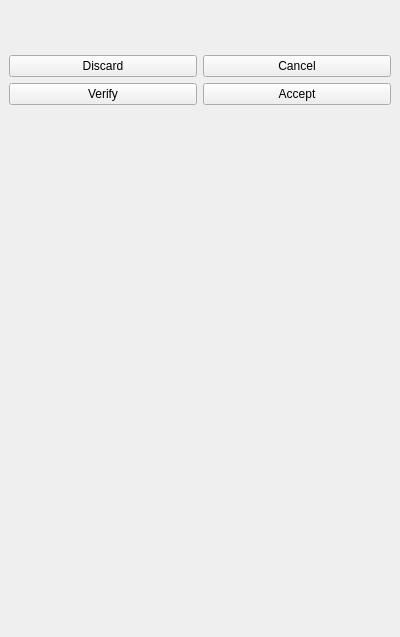
<?xml version="1.0" encoding="UTF-8"?>
<ui version="4.0">
 <class>AstrolabeDockWidgetBase</class>
 <widget class="QDockWidget" name="AstrolabeDockWidgetBase">
  <property name="geometry">
   <rect>
    <x>0</x>
    <y>0</y>
    <width>400</width>
    <height>637</height>
   </rect>
  </property>
  <property name="allowedAreas">
   <set>Qt::LeftDockWidgetArea|Qt::RightDockWidgetArea</set>
  </property>
  <property name="windowTitle">
   <string>Astrolabe</string>
  </property>
  <widget class="QWidget" name="mDockWidget">
   <layout class="QVBoxLayout" name="mOverallLayout" stretch="1,1">
    <item>
     <layout class="QVBoxLayout" name="mTopOrLeftSideLayout" stretch="0,0,0,1">
      <item>
       <layout class="QHBoxLayout" name="mSelectorLayout" stretch="1,1">
        <item>
         <widget class="wsfg::spaceg::PlatformSelector" name="mPlatformSelector" native="true"/>
        </item>
        <item>
         <spacer name="horizontalSpacer">
          <property name="orientation">
           <enum>Qt::Horizontal</enum>
          </property>
          <property name="sizeHint" stdset="0">
           <size>
            <width>40</width>
            <height>20</height>
           </size>
          </property>
         </spacer>
        </item>
       </layout>
      </item>
      <item>
       <widget class="QLabel" name="mStatusLabel">
        <property name="text">
         <string/>
        </property>
       </widget>
      </item>
      <item>
       <layout class="QGridLayout" name="mButtonGrid">
        <item row="1" column="0">
         <widget class="QPushButton" name="mVerifyButton">
          <property name="enabled">
           <bool>true</bool>
          </property>
          <property name="text">
           <string>Verify</string>
          </property>
         </widget>
        </item>
        <item row="1" column="1">
         <widget class="QPushButton" name="mAcceptButton">
          <property name="text">
           <string>Accept</string>
          </property>
         </widget>
        </item>
        <item row="0" column="1">
         <widget class="QPushButton" name="mCancelButton">
          <property name="text">
           <string>Cancel</string>
          </property>
         </widget>
        </item>
        <item row="0" column="0">
         <widget class="QPushButton" name="mDiscardButton">
          <property name="text">
           <string>Discard</string>
          </property>
         </widget>
        </item>
       </layout>
      </item>
      <item>
       <widget class="wsfg::spaceg::AstrolabeMissionView" name="mMissionView" native="true"/>
      </item>
     </layout>
    </item>
    <item>
     <widget class="wsfg::spaceg::AstrolabeEventDetails" name="mDetailsPtr" native="true"/>
    </item>
   </layout>
  </widget>
 </widget>
 <customwidgets>
  <customwidget>
   <class>wsfg::spaceg::AstrolabeEventDetails</class>
   <extends>QWidget</extends>
   <header>AstrolabeEventDetails.hpp</header>
   <container>1</container>
  </customwidget>
  <customwidget>
   <class>wsfg::spaceg::AstrolabeMissionView</class>
   <extends>QWidget</extends>
   <header>AstrolabeMissionView.hpp</header>
   <container>1</container>
  </customwidget>
  <customwidget>
   <class>wsfg::spaceg::PlatformSelector</class>
   <extends>QWidget</extends>
   <header>PlatformSelector.hpp</header>
   <container>1</container>
  </customwidget>
 </customwidgets>
 <tabstops>
  <tabstop>mDiscardButton</tabstop>
  <tabstop>mCancelButton</tabstop>
  <tabstop>mVerifyButton</tabstop>
  <tabstop>mAcceptButton</tabstop>
 </tabstops>
 <resources/>
 <connections/>
</ui>
